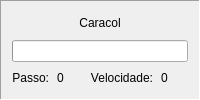
         <widget class="QFrame" name="frame_bateria_2">
          <property name="sizePolicy">
           <sizepolicy hsizetype="Minimum" vsizetype="Minimum">
            <horstretch>1</horstretch>
            <verstretch>5</verstretch>
           </sizepolicy>
          </property>
          <property name="frameShape">
           <enum>QFrame::Panel</enum>
          </property>
          <property name="frameShadow">
           <enum>QFrame::Sunken</enum>
          </property>
          <layout class="QGridLayout" name="gridLayout_15">
           <item row="3" column="3">
            <widget class="QLineEdit" name="painel_caracol_vel">
             <property name="sizePolicy">
              <sizepolicy hsizetype="Ignored" vsizetype="Fixed">
               <horstretch>1</horstretch>
               <verstretch>0</verstretch>
              </sizepolicy>
             </property>
             <property name="palette">
              <palette>
               <active>
                <colorrole role="Base">
                 <brush brushstyle="SolidPattern">
                  <color alpha="0">
                   <red>255</red>
                   <green>255</green>
                   <blue>255</blue>
                  </color>
                 </brush>
                </colorrole>
               </active>
               <inactive>
                <colorrole role="Base">
                 <brush brushstyle="SolidPattern">
                  <color alpha="0">
                   <red>255</red>
                   <green>255</green>
                   <blue>255</blue>
                  </color>
                 </brush>
                </colorrole>
               </inactive>
               <disabled>
                <colorrole role="Base">
                 <brush brushstyle="SolidPattern">
                  <color alpha="255">
                   <red>239</red>
                   <green>235</green>
                   <blue>231</blue>
                  </color>
                 </brush>
                </colorrole>
               </disabled>
              </palette>
             </property>
             <property name="text">
              <string>0</string>
             </property>
             <property name="frame">
              <bool>false</bool>
             </property>
             <property name="readOnly">
              <bool>true</bool>
             </property>
            </widget>
           </item>
           <item row="3" column="1">
            <widget class="QLineEdit" name="painel_caracol">
             <property name="sizePolicy">
              <sizepolicy hsizetype="Ignored" vsizetype="Fixed">
               <horstretch>1</horstretch>
               <verstretch>0</verstretch>
              </sizepolicy>
             </property>
             <property name="palette">
              <palette>
               <active>
                <colorrole role="Base">
                 <brush brushstyle="SolidPattern">
                  <color alpha="0">
                   <red>255</red>
                   <green>255</green>
                   <blue>255</blue>
                  </color>
                 </brush>
                </colorrole>
               </active>
               <inactive>
                <colorrole role="Base">
                 <brush brushstyle="SolidPattern">
                  <color alpha="0">
                   <red>255</red>
                   <green>255</green>
                   <blue>255</blue>
                  </color>
                 </brush>
                </colorrole>
               </inactive>
               <disabled>
                <colorrole role="Base">
                 <brush brushstyle="SolidPattern">
                  <color alpha="255">
                   <red>239</red>
                   <green>235</green>
                   <blue>231</blue>
                  </color>
                 </brush>
                </colorrole>
               </disabled>
              </palette>
             </property>
             <property name="text">
              <string>0</string>
             </property>
             <property name="frame">
              <bool>false</bool>
             </property>
             <property name="readOnly">
              <bool>true</bool>
             </property>
            </widget>
           </item>
           <item row="3" column="2">
            <widget class="QLabel" name="label_24">
             <property name="sizePolicy">
              <sizepolicy hsizetype="Preferred" vsizetype="Preferred">
               <horstretch>1</horstretch>
               <verstretch>0</verstretch>
              </sizepolicy>
             </property>
             <property name="text">
              <string>Velocidade:</string>
             </property>
             <property name="alignment">
              <set>Qt::AlignRight|Qt::AlignTrailing|Qt::AlignVCenter</set>
             </property>
            </widget>
           </item>
           <item row="3" column="0">
            <widget class="QLabel" name="label_25">
             <property name="sizePolicy">
              <sizepolicy hsizetype="Preferred" vsizetype="Preferred">
               <horstretch>1</horstretch>
               <verstretch>0</verstretch>
              </sizepolicy>
             </property>
             <property name="text">
              <string>Passo:</string>
             </property>
             <property name="alignment">
              <set>Qt::AlignRight|Qt::AlignTrailing|Qt::AlignVCenter</set>
             </property>
            </widget>
           </item>
           <item row="1" column="0" colspan="4">
            <widget class="QProgressBar" name="barra_caracol">
             <property name="sizePolicy">
              <sizepolicy hsizetype="Expanding" vsizetype="Fixed">
               <horstretch>1</horstretch>
               <verstretch>1</verstretch>
              </sizepolicy>
             </property>
             <property name="value">
              <number>0</number>
             </property>
             <property name="textVisible">
              <bool>false</bool>
             </property>
            </widget>
           </item>
           <item row="0" column="0" colspan="4">
            <widget class="QLabel" name="label_22">
             <property name="sizePolicy">
              <sizepolicy hsizetype="Preferred" vsizetype="Preferred">
               <horstretch>1</horstretch>
               <verstretch>0</verstretch>
              </sizepolicy>
             </property>
             <property name="text">
              <string>Caracol</string>
             </property>
             <property name="alignment">
              <set>Qt::AlignCenter</set>
             </property>
            </widget>
           </item>
          </layout>
         </widget>
